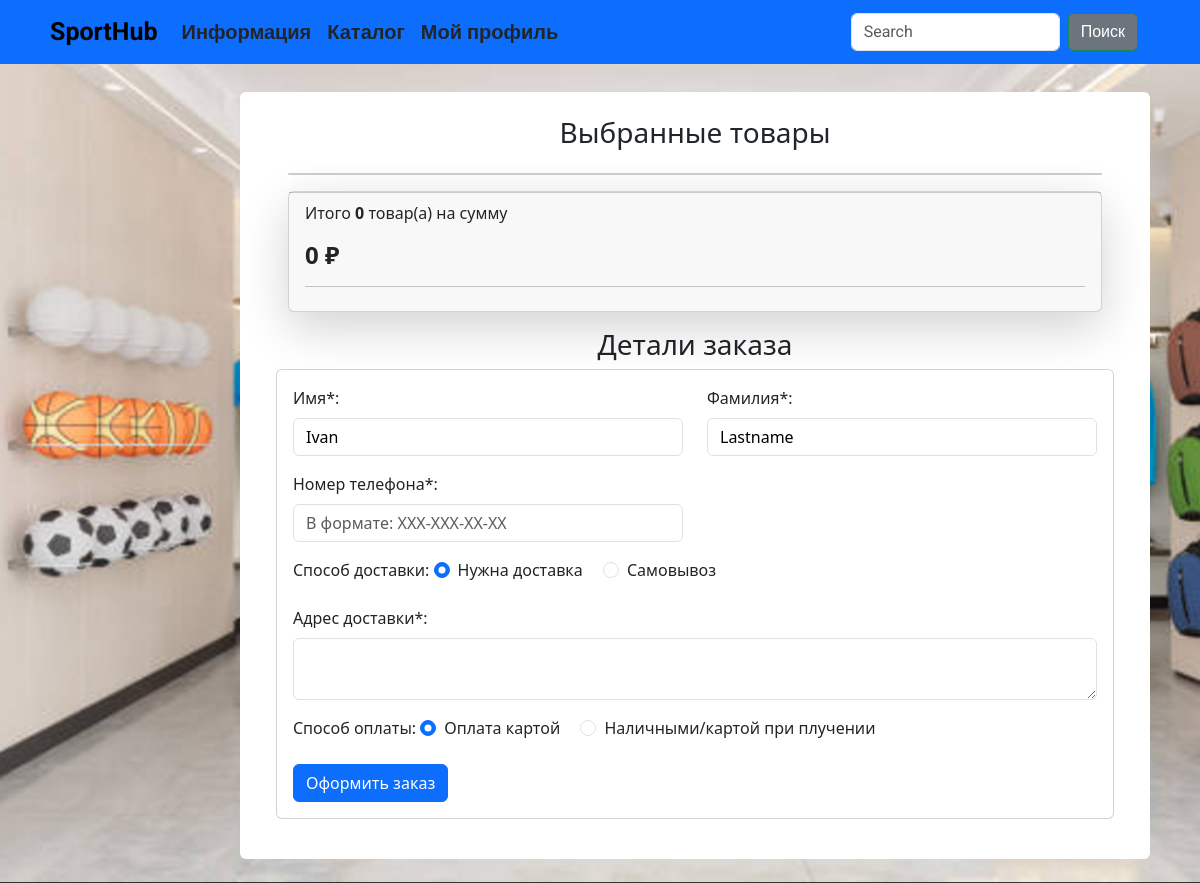
The page /order/create-order/ (signed in) on the database as committed earlier.
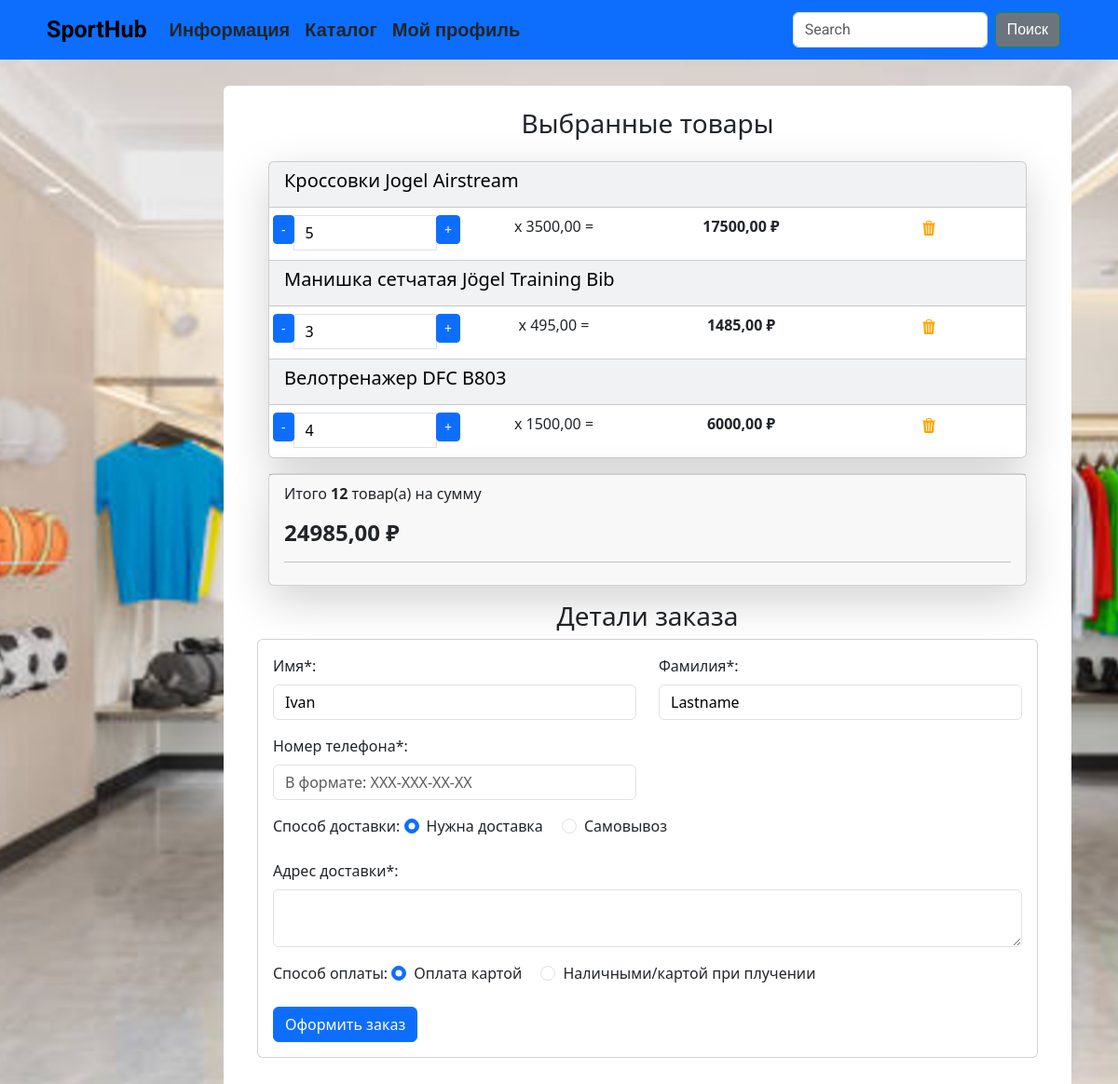
The same page on the database as committed later.
### cartsapp/models.py (models this page shows, shortened)
class Cart(models.Model):
    user = models.ForeignKey(to=User, on_delete=models.CASCADE, blank=True, null=True, verbose_name='Пользователь')
    product = models.ForeignKey(to=Products, on_delete=models.CASCADE, verbose_name='Товар')
    quantity = models.PositiveSmallIntegerField(default=0, verbose_name='Количество')
    created_timestamp = models.DateTimeField(auto_now_add=True, verbose_name='Дата добавления')
    class Meta:
        db_table = 'cart'
        verbose_name = "Корзина"
        verbose_name_plural = "Корзина"
    def product_price(self):
        return round(self.product.sell_price() * self.quantity, 2)
    objects = CartQueryset().as_manager()

### goodsapp/models.py (models this page shows, shortened)
class Products(models.Model):
    name = models.CharField(max_length=150, unique=True, verbose_name='Название')
    slug = models.SlugField(max_length=200, unique=True, blank=True, null=True, verbose_name='URL')
    description = models.TextField(blank=True, null=True, verbose_name='Описание')
    image = models.ImageField(upload_to='goods_images', blank=True, null=True, verbose_name='Изображение')
    price = models.DecimalField(default=0.00, max_digits=7, decimal_places=2, verbose_name='Цена')
    discount = models.DecimalField(default=0.00, max_digits=4, decimal_places=2, verbose_name='Скидка в %')
    quantity = models.PositiveIntegerField(default=0, verbose_name='Количество')
    category = models.ForeignKey(to=Categories, on_delete=models.CASCADE, verbose_name='Категория')    # protect - не даст удалить категорию если в ней есть не закончившиеся товары
    class Meta:
        db_table = 'product'
        verbose_name = 'Товар'
        verbose_name_plural = 'Товары'
        ordering = ('id',)
    def sell_price(self):
        if self.discount:
            return round(self.price - self.price*self.discount/100, 2)
        return self.price

### ordersapp/views.py (the view)
# urls.py: path('create-order/', views.create_order, name='create_order'),
@login_required
def create_order(request):
    if request.method == 'POST':
        form = CreateOrderForm(data=request.POST)
        if form.is_valid():
            try:
                with transaction.atomic():
                    user = request.user
                    cart_items = Cart.objects.filter(user=user)
                    if cart_items.exists():
                        order = Order.objects.create(
                            user=user,
                            phone_number=form.cleaned_data['phone_number'],
                            requires_delivery=form.cleaned_data['requires_delivery'],
                            delivery_address=form.cleaned_data['delivery_address'],
                            payment_on_get=form.cleaned_data['payment_on_get'],
                        )
                        for cart_item in cart_items:
                            product=cart_item.product
                            name=cart_item.product.name
                            price=cart_item.product.sell_price()
                            quantity=cart_item.quantity
                            if product.quantity < quantity:
                                raise ValidationError(f'Недостаточное количество товара {name} на складе\
                                                       В наличии - {product.quantity}')
                            OrderItem.objects.create(
                                order=order,
                                product=product,
                                name=name,
                                price=price,
                                quantity=quantity,
                            )
                            product.quantity -= quantity
                            product.save()
                        cart_items.delete()
                        messages.success(request, 'Заказ оформлен!')
                        return redirect('usersapp:profile')
            except ValidationError as e:
                messages.success(request, str(e))
                return redirect('cartsapp:order')
    else:
        initial = {
            'first_name': request.user.first_name,
            'last_name': request.user.last_name,
            }
        form = CreateOrderForm(initial=initial)
    context = {
        'title': 'Home - Оформление заказа',
        'form': form,
        'orders': True,
    }
    return render(request, 'ordersapp/create_order.html', context=context)

### ordersapp/forms.py (shortened to what this page needs)
class CreateOrderForm(forms.Form):
    first_name = forms.CharField()
    last_name = forms.CharField()
    phone_number = forms.CharField()
    requires_delivery = forms.ChoiceField(
        choices=[
            ("0", False),
            ("1", True),
            ],
        )
    delivery_address = forms.CharField(required=False)
    payment_on_get = forms.ChoiceField(
        choices=[
            ("0", 'False'),
            ("1", 'True'),
            ],
        )

### cartsapp/models.py (called while the page is built)
    def total_price(self):
        return sum(cart.product_price() for cart in self)

    def total_quantity(self):
        if self:
            return sum(cart.quantity for cart in self)
        return 0

### cartsapp/templatetags/cartsapp_tags.py (called while the page is built)
@register.simple_tag()
def user_carts(request):
    return get_user_carts(request)

### cartsapp/utils.py (called while the page is built)
def get_user_carts(request):
    if request.user.is_authenticated:
        return Cart.objects.filter(user=request.user)

### goodsapp/templatetags/goodsapp_tags.py (called while the page is built)
@register.simple_tag()
def tag_categories():
    return Categories.objects.all()

### ordersapp/templates/ordersapp/create_order.html (shortened to what the changed rows need)
{% extends "base.html" %}
{% load static %}
{% load cartsapp_tags %}
{% block content %}
    <div class=" bg-white p-4 mb-4 mx-2 rounded">
        <div class="container">
            <div class="container" id="cart-items-container">
                {% user_carts request as carts %}
                {% include "cartsapp/includes/included_cart.html" %}
            </div>
        </div>
    </div>
{% endblock content %}

### cartsapp/templates/cartsapp/includes/included_cart.html (shortened to what this page needs)
{% load static %}
<div class="card mb-3 text-bg-light shadow-lg">
    {% for cart in carts %}
        <div class="card-header">
            <h5 class="card-title">{{ cart.product.name }}</h5>
        </div>
        <ul class="list-group list-group-flush">
            <li class="list-group-item">
                <div class="row text-center">
                    <div class="col p-0">
                        <div class="input-group">
                            <span class="input-group-btn">
                                <button type="button" class="btn btn-primary btn-sm decrement"
                                    data-cart-id="{{ cart.id }}"
                                    data-cart-change-url="{% url "cartsapp:change" %}">
                                    -</button>
                            </span>
                            <input type="text" class="form-control number" value="{{ cart.quantity }}"
                                readonly>
                            <span class="input-group-btn">
                                <button type="button" class="btn btn-primary btn-sm increment"
                                    data-cart-id="{{ cart.id }}"
                                    data-cart-change-url="{% url "cartsapp:change" %}">
                                    +</button>
                            </span>
                        </div>
                    </div>
                    <div class="col p-0">
                        <p>x {{ cart.product.sell_price }} = </p>
                    </div>
                    <div class="col p-0"><strong> {{cart.product_price}} ₽</strong></div>
                    <div class="col p-0">
                        <a href="{% url "cartsapp:remove" %}" class="remove-from-cart"
                        data-cart-id="{{ cart.id }}">
                            <img class="mx-1" src="{% static "deps/icons/trash3-fill.svg" %}"
                                alt="Catalog Icon" width="16" height="16">
                        </a>
                    </div>
                </div>
            </li>
        </ul>
    {% endfor %}
</div>
<div class="card mb-3 shadow-lg">
    <div class="card-footer">
        <p class="float-left">Итого <strong>{{ carts.total_quantity }}</strong> товар(а) на сумму</p>
        <h4 class="float-left"><strong>{{ carts.total_price }} ₽</strong></h4>
        <hr>
    </div>
</div>

Rows that differ between the two databases and show on the page:
added Cart: product.name "Кроссовки Jogel Airstream", quantity "5", product.sell_price "3500,00", product_price "17500,00", total_quantity "12", total_price "24985,00"
added Cart: product.name "Манишка сетчатая Jögel Training Bib", quantity "3", product.sell_price "495,00", product_price "1485,00"
added Cart: product.name "Велотренажер DFC B803", quantity "4", product.sell_price "1500,00", product_price "6000,00"
Other text that changed with them:
{{ carts.total_quantity }}: "0" → (not shown)
{{ carts.total_price }}: "0" → (not shown)
